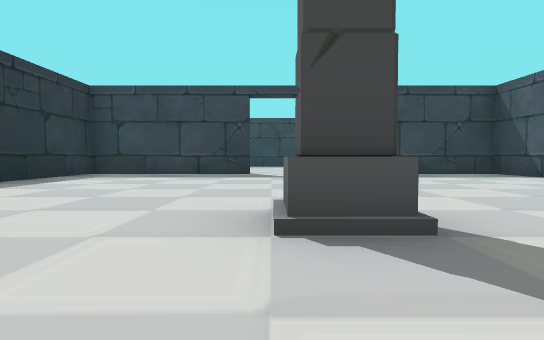
view 1 (above)

18 first-person views from a walk through a 3-D level made in the Unity game engine. The camera is 0.37 m above the floor, tilts 2° down and sees 75° across. The floor is counted in squares, 1 m on a side. Each view is taken from the middle of a square. On the plan, view 1 faces up. The plan holds only what a view shows up to about 9 squares ahead; the rest is blank. The player is left out. Some animated figures are not drawn. Door leaves are left out, so doorways stand open.

view 2
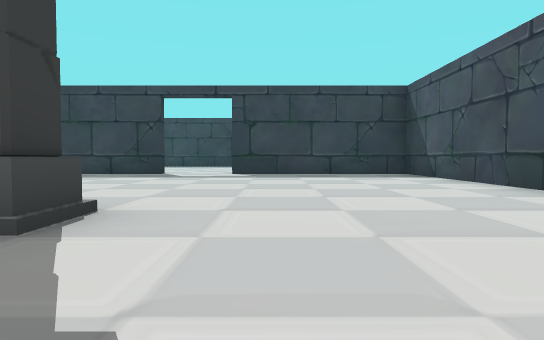

view 3
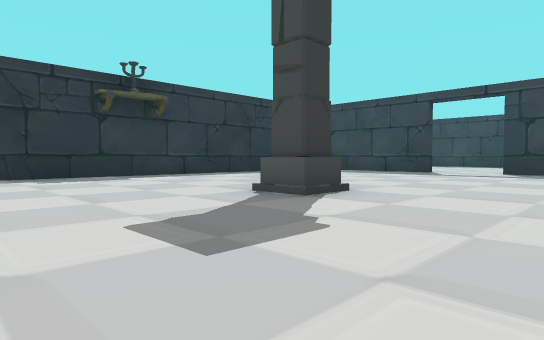

view 4
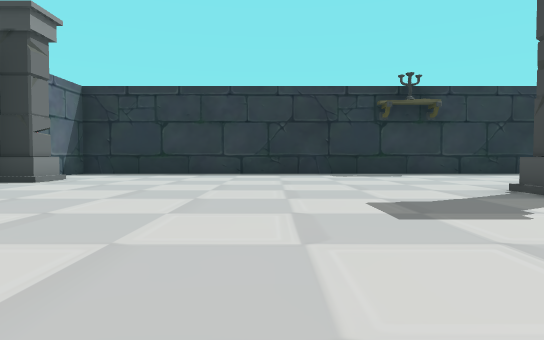

view 5
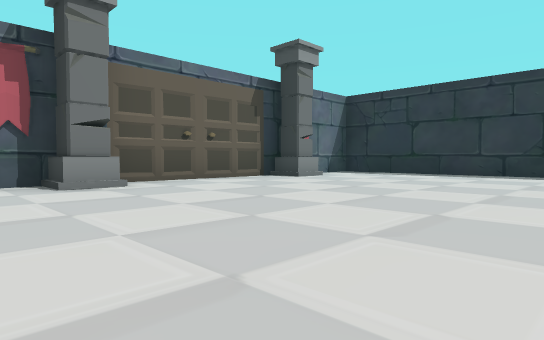

view 6
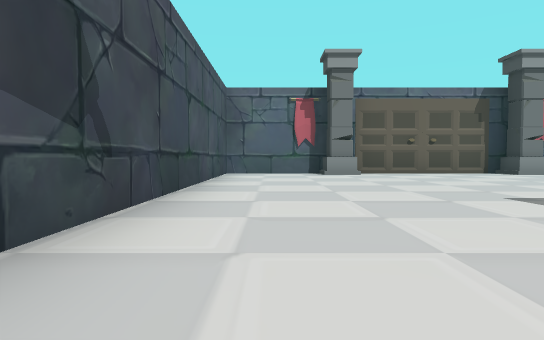

view 7
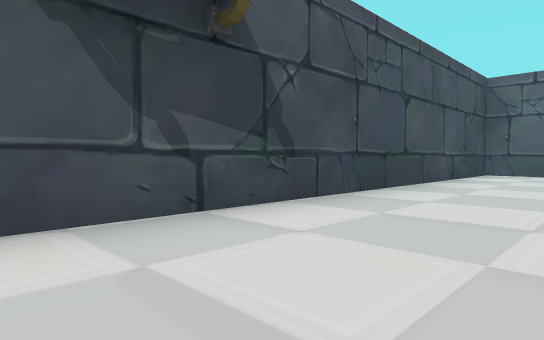

view 8
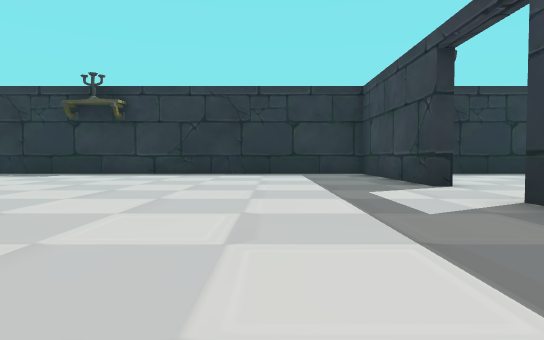

view 9
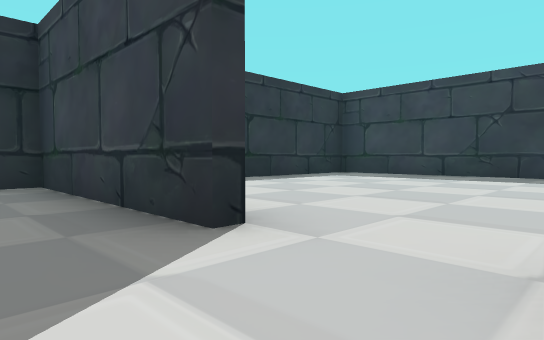

view 10
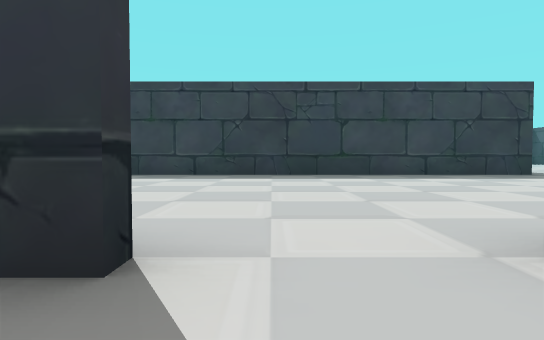

view 11
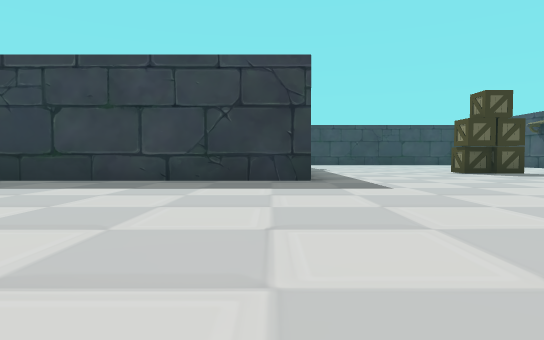

view 12
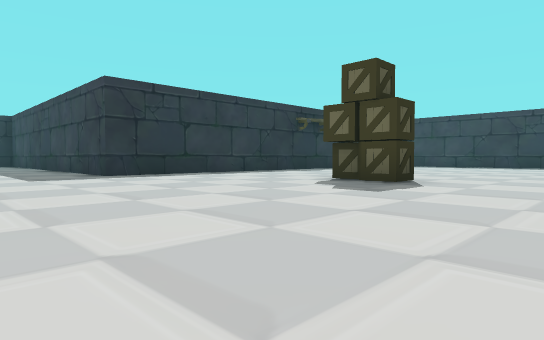

view 13
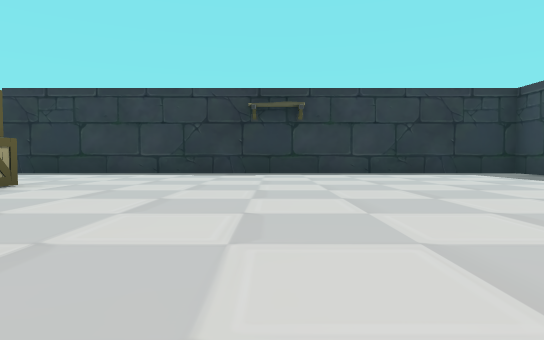

view 14
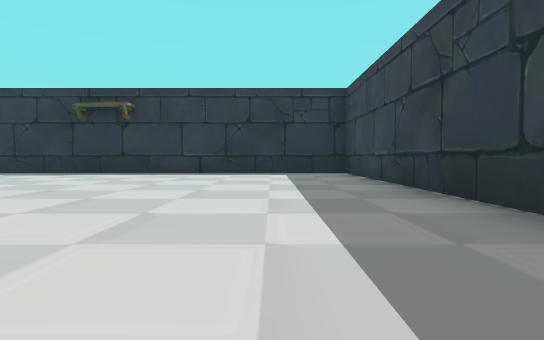

view 15
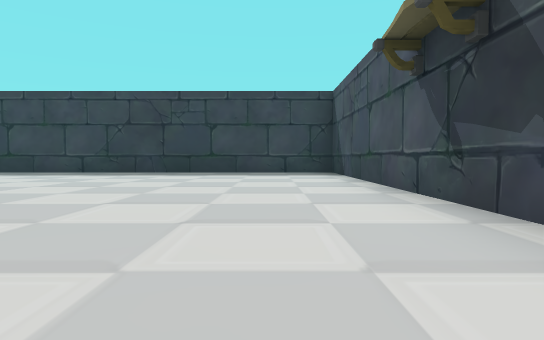

view 16
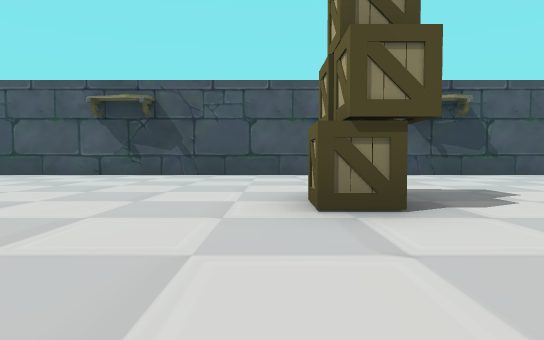

view 17
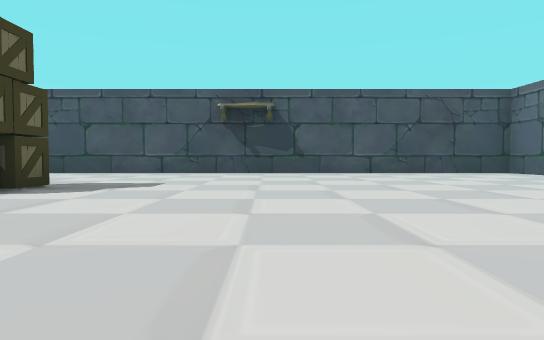

view 18
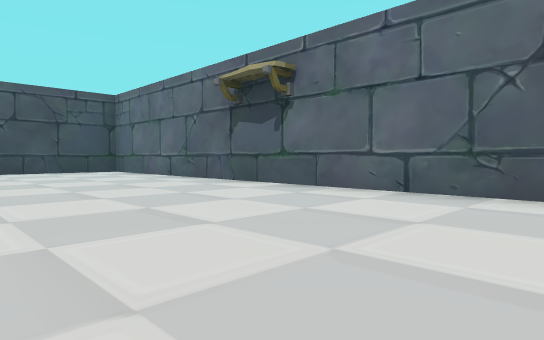

### Floor plan
Points are (right, up) in squares from view 1. A wall is a line through its corners. A room is listed if a view was taken in it or the views show most of it. See-through windows are left out.
Room 1 (views 1, 2, 3, 4, 5, 6, 7, 8, 9, 10)
walls: (0.2, -5.3) (1.2, -5.2); (-0.5, 8.1) (-4.1, 8.1) (-4.1, -5.3) (1.4, -5.3); (3.7, -5.3) (5.1, -5.3) (5.1, 8.1) (1, 8.1)
ways out: open door at (0.5, 8) to room 2
objects: column (-2, -5); column (0, 2); column (2, -5) to (3, -5)
Room 2 (views 11, 12, 13, 14, 15, 16, 17, 18)
walls: (5.4, 8.3) (14.5, 8.3) (14.5, 26.8) (5.6, 26.8) (5.6, 14.7) (-4.1, 14.7) (-4.1, 10.1)
ways out: open door at (0.5, 8) to room 1
objects: box (10, 17)

Where each view was taken, in squares from view 1:
view 1: 0 up, 0 right, facing up
view 2: 0 up, 2 right, facing up
view 3: 1 down, 3 right, facing up-left
view 4: 1 down, 4 right, facing left
view 5: 0 up, 4 right, facing down-left
view 6: 3 up, 4 right, facing down
view 7: 3 up, 3 right, facing down-right
view 8: 6 up, 4 right, facing left
view 9: 7 up, 1 right, facing up-left
view 10: 7 up, 0 right, facing up
view 11: 9 up, 5 right, facing up
view 12: 12 up, 13 right, facing up-left
view 13: 21 up, 14 right, facing left
view 14: 25 up, 14 right, facing left
view 15: 18 up, 13 right, facing up
view 16: 18 up, 7 right, facing right
view 17: 14 up, 6 right, facing right
view 18: 12 up, 5 right, facing down-right
